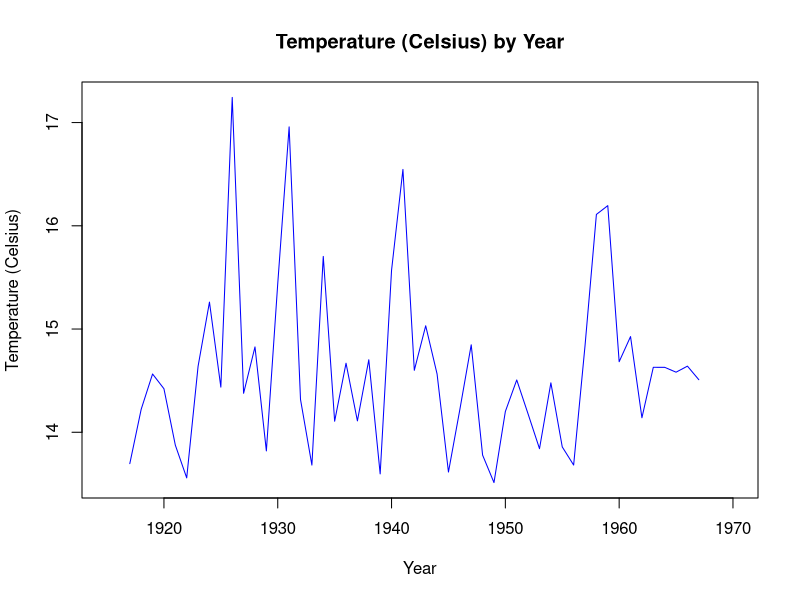
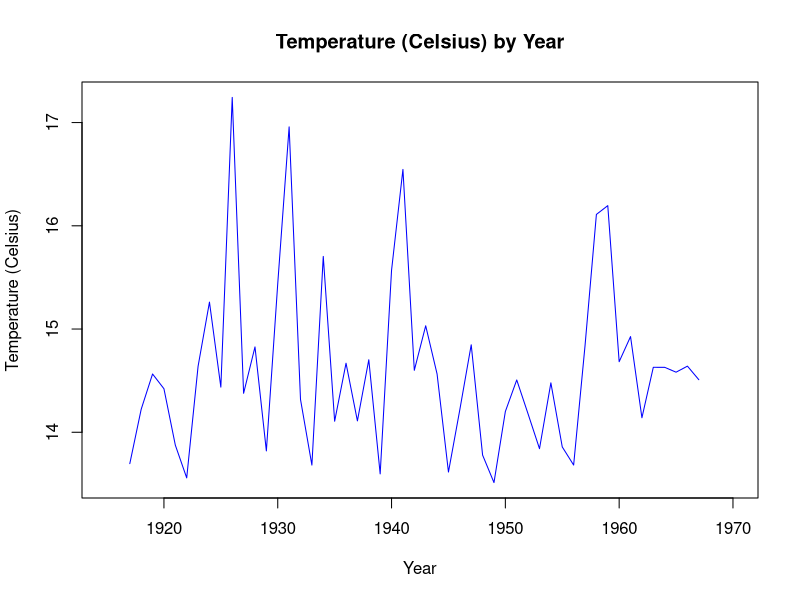
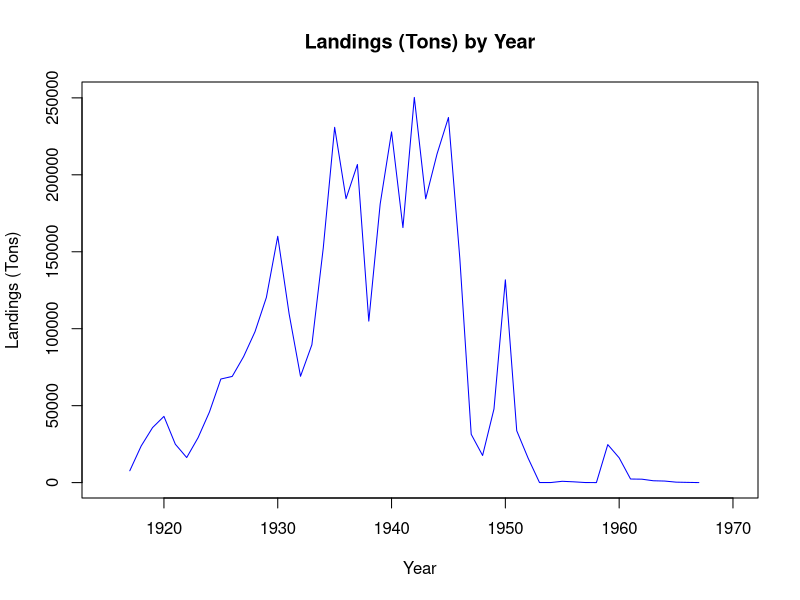
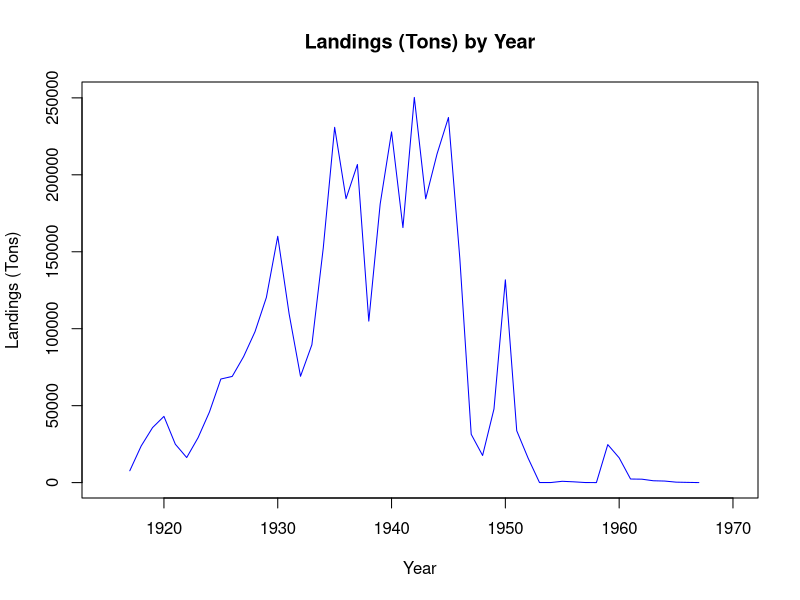
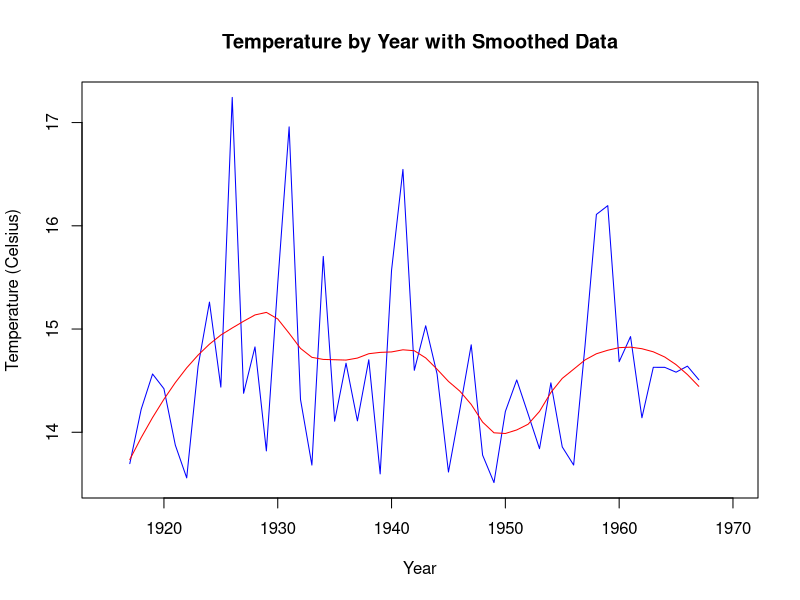
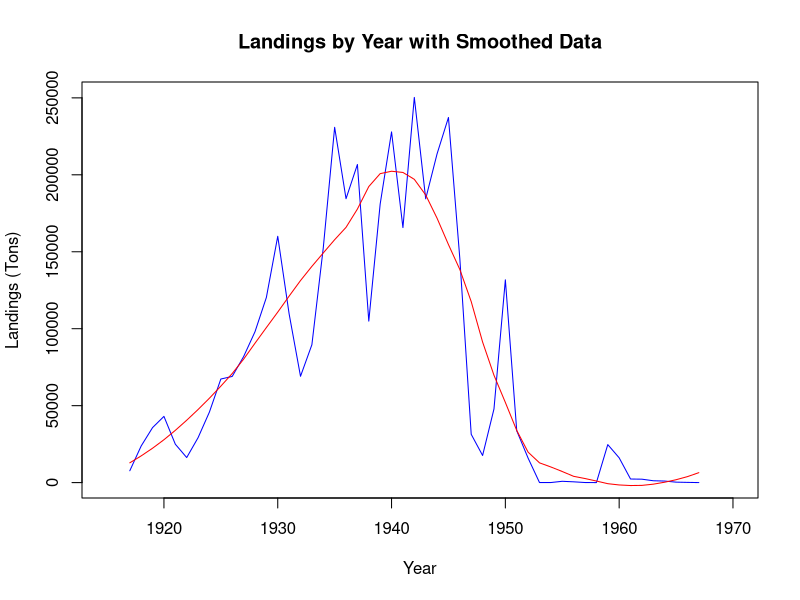
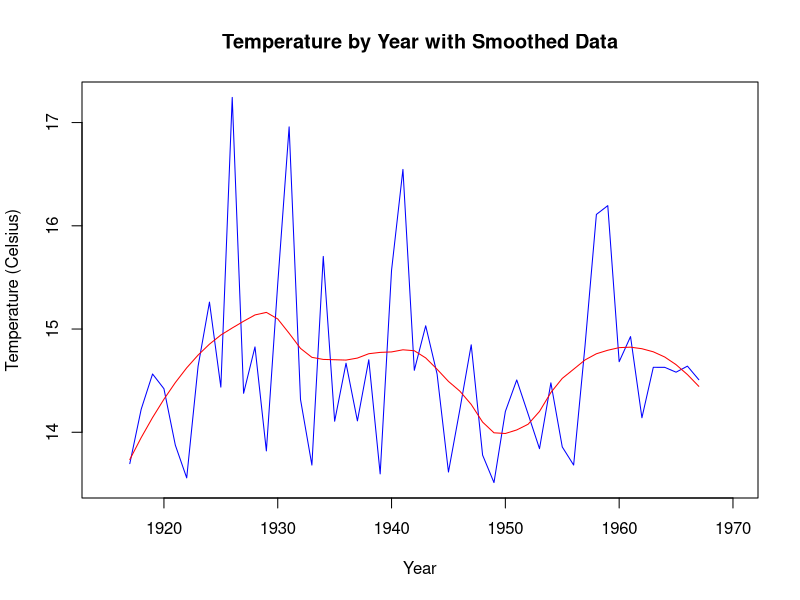
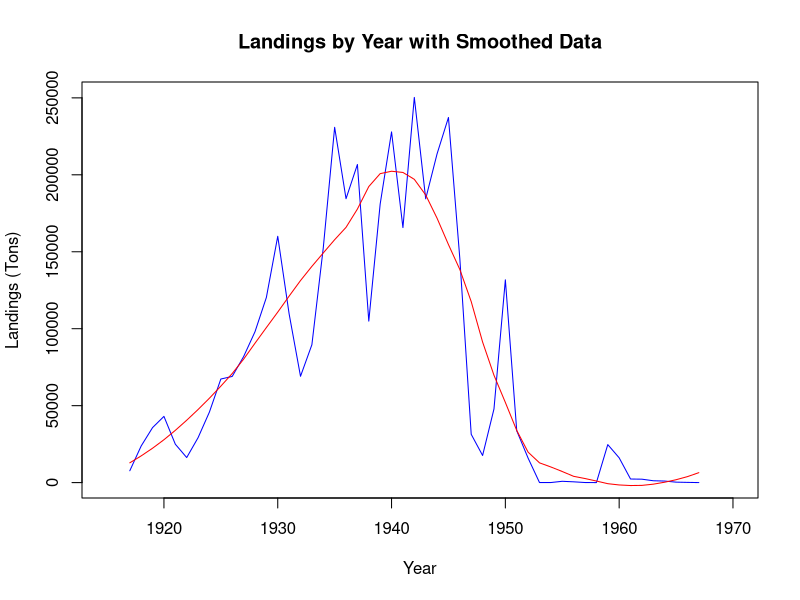

Recreate these plots in R, in order.
## ---- chunk 1
knitr::opts_chunk$set(echo = TRUE) 
## ---- chunk 2

# Load dplyr package (make sure it is installed first).
library(dplyr) 

setwd("C:/stories/_fish")

# Read in ocean temperature dataset.
temps_df <- read.csv('../data/scripps_ocean_temps.csv') 

# Read in sardine landings dataset.
landings_df <- read.csv('../data/sardine_landings_ueber.csv') 

## ---- chunk 3

temps_df <- temps_df[,-5]         # Remove 5th column b/c all missing data 
temps_df <- na.omit(temps_df)     # Remove any other missing data observations

# Create a subset using the month variable for Feb, March, and April.
temps_df <- subset(temps_df, month == 2 | month == 3 | month == 4) 

# Create another subset for years less than 1968.
temps_df <- subset(temps_df, year < 1968) 

avg_temps_df <- temps_df %>%                   # Call the dataset.
                  group_by(year) %>%           # Group the observations by year.
                  summarize(mean(surf_temp_c)) # Calculate the mean ocean temperature by year.

colnames(avg_temps_df)[2] <- "avg_temp"        # Name the column avg_temp.
## ---- chunk 4

plot(avg_temps_df$year, avg_temps_df$avg_temp, # x-axis, y-axis.                  
     type = "l",                               # Type of graph is a line graph ("l" for lines).
     col  = "blue",                            # Color of the lines.
     main = "Temperature (Celsius) by Year",   # Overall title for the plot.
     xlim = c(1915, 1970),                     # Range of values for the x-axis.
     xlab = "Year",                            # Label for the x-axis.
     ylab = "Temperature (Celsius)")           # Label for the y-axis.

## ---- chunk 5

plot(avg_temps_df$year, avg_temps_df$avg_temp, # x-axis, y-axis.                  
     type = "l",                               # Type of graph is a line graph ("l" for lines).
     col  = "blue",                            # Color of the lines.
     main = "Temperature (Celsius) by Year",   # Overall title for the plot.
     xlim = c(1915, 1970),                     # Range of values for the x-axis.
     xlab = "Year",                            # Label for the x-axis.
     ylab = "Temperature (Celsius)")           # Label for the y-axis.

## ---- chunk 6

plot(landings_df$year, landings_df$monterey_tons,                  
     type = "l",
     col  = "blue",
     main = "Landings (Tons) by Year",
     xlim = c(1915, 1970),
     xlab = "Year",
     ylab = "Landings (Tons)")

## ---- chunk 7

plot(landings_df$year, landings_df$monterey_tons,                  
     type = "l",
     col  = "blue",
     main = "Landings (Tons) by Year",
     xlim = c(1915, 1970),
     xlab = "Year",
     ylab = "Landings (Tons)")

## ---- chunk 8

# Model that fits mutliple regressions locally with 50% smoothing span.
temp_model <- loess(avg_temp ~ year, data = avg_temps_df, span = .50) 

# Predicted values from the loess model.
temp_line  <- predict(temp_model)

# Same plot as above with raw data.
plot(avg_temps_df$year, avg_temps_df$avg_temp,                   
     type = "l",
     col  = "blue",
     main = "Temperature by Year with Smoothed Data",
     xlim = c(1915, 1970),
     xlab = "Year",
     ylab = "Temperature (Celsius)")

# Adds a line in red with predicted values.
lines(temp_line, x = avg_temps_df$year, col = "red")  

## ---- chunk 9

landing_model <- loess(monterey_tons ~ year, data = landings_df, span = .50)
landing_line  <- predict(landing_model)

plot(landings_df$year, landings_df$monterey_tons,                  
     type = "l",
     col  = "blue",
     main = "Landings by Year with Smoothed Data",
     xlim = c(1915, 1970),
     xlab = "Year",
     ylab = "Landings (Tons)")

lines(landing_line, x = landings_df$year, col = "red")

## ---- chunk 10

plot(avg_temps_df$year, avg_temps_df$avg_temp,                   
     type = "l",
     col  = "blue",
     main = "Temperature by Year with Smoothed Data",
     xlim = c(1915, 1970),
     xlab = "Year",
     ylab = "Temperature (Celsius)")

lines(temp_line, x = avg_temps_df$year, col = "red")

plot(landings_df$year, landings_df$monterey_tons,                  
     type = "l",
     col  = "blue",
     main = "Landings by Year with Smoothed Data",
     xlim = c(1915, 1970),
     xlab = "Year",
     ylab = "Landings (Tons)")

lines(landing_line, x = landings_df$year, col = "red")

## ---- chunk 11

# Combines the avg temp and landings data into one dataset by year.
analysis_raw_df <- merge(avg_temps_df, landings_df, by = "year") 

# Subset the dataset so that only landings of more than 500 tons are included.
analysis_raw_df <- subset(analysis_raw_df, monterey_tons > 500)

# Subset the dataset so that only years before 1954 are included.
analysis_raw_df <- subset(analysis_raw_df, year < 1954)

# Graph the dataset.
plot(x = analysis_raw_df$avg_temp, y = analysis_raw_df$monterey_tons, 
     xlab = "Surface Temp (Celsius)",
     ylab = "Landings (Tons)",
     main = "Landings (Tons) by Surface Temperature (Celsius)")

## ---- chunk 12

plot(x = analysis_raw_df$avg_temp, y = analysis_raw_df$monterey_tons, 
     xlab = "Surface Temp (Celsius)",
     ylab = "Landings (Tons)",
     main = "Landings (Tons) by Surface Temperature (Celsius)")

## ---- chunk 13

# Correlation between the two variables of interest.
raw_cor <- cor(analysis_raw_df$monterey_tons, analysis_raw_df$avg_temp)

raw_cor

## ---- chunk 14

raw_cor

## ---- chunk 15

# Simple linear regression model with y ~ x.
fit_raw <- lm(analysis_raw_df$monterey_tons ~ analysis_raw_df$avg_temp)

# Plot of the dataset.
plot(x = analysis_raw_df$avg_temp, y = analysis_raw_df$monterey_tons, 
     xlab = "Surface Temp (Celsius)",
     ylab = "Landings (Tons)",
     main = "Landings (Tons) by Surface Temperature (Celsius)")

# Add the linear regression line to the plot.
abline(fit_raw, col = "red") 

## ---- chunk 16

plot(x = analysis_raw_df$avg_temp, y = analysis_raw_df$monterey_tons, 
     xlab = "Surface Temp (Celsius)",
     ylab = "Landings (Tons)", 
     main = "Landings (Tons) by Surface Temperature (Celsius)")

abline(fit_raw, col = "red") 

## ---- chunk 17

# Create a dataframe with the smoothed data for the landings.
landing_df <- data.frame("landings" = landing_line) 

# Create a dataframe with the smoothed data for ocean temperature.
temp_df    <- data.frame("temps" = temp_line)

# Add a column in each dataset with the year.
landing_df$year <- 1917:1967 
temp_df$year    <- 1917:1967

# Merge datasets by year.
analysis_smooth_df <- merge(temp_df, landing_df, by = "year") 

# Subset landings greater than 500 tons.
analysis_smooth_df <- subset(analysis_smooth_df, landings > 500) 

# Subset year less than 1954.
analysis_smooth_df <- subset(analysis_smooth_df, year < 1954) 

# Plot the dataset.
plot(x = analysis_smooth_df$temps, y = analysis_smooth_df$landings,
     xlab = "Surface Temp (Celsius)",
     ylab = "Landings (Tons)",
     main = "Landings (Tons) by Surface Temperature (Celsius) with Smoothed Data")

## ---- chunk 18

plot(x = analysis_smooth_df$temps, y = analysis_smooth_df$landings,
     xlab = "Surface Temp (Celsius)",
     ylab = "Landings (Tons)",
     main = "Landings (Tons) by Surface Temperature (Celsius) with Smoothed Data")

## ---- chunk 19

smooth_cor <- cor(analysis_smooth_df$landings, analysis_smooth_df$temps)

smooth_cor

## ---- chunk 20

smooth_cor

## ---- chunk 21

fit_smooth <- lm(analysis_smooth_df$landings ~ analysis_smooth_df$temps)

plot(x = analysis_smooth_df$temps, y = analysis_smooth_df$landings,
     xlab = "Surface Temp (Celsius)",
     ylab = "Landings (Tons)", 
     main = "Landings (Tons) by Surface Temperature (Celsius) with Smoothed Data")

abline(fit_smooth, col = "red")

## ---- chunk 22

plot(x = analysis_smooth_df$temps, y = analysis_smooth_df$landings,
     xlab = "Surface Temp (Celsius)",
     ylab = "Landings (Tons)", 
     main = "Landings (Tons) by Surface Temperature (Celsius) with Smoothed Data")

abline(fit_smooth, col = "red")

## ---- chunk 23

plot(x = analysis_raw_df$avg_temp, y = analysis_raw_df$monterey_tons, 
     xlab = "Surface Temp (Celsius)",
     ylab = "Landings (Tons)", 
     main = "Landings (Tons) by Surface Temperature (Celsius)")

abline(fit_raw, col = "red") 


plot(x = analysis_smooth_df$temps, y = analysis_smooth_df$landings,
     xlab = "Surface Temp (Celsius)",
     ylab = "Landings (Tons)", 
     main = "Landings (Tons) by Surface Temperature (Celsius) with Smoothed Data")

abline(fit_smooth, col = "red")

